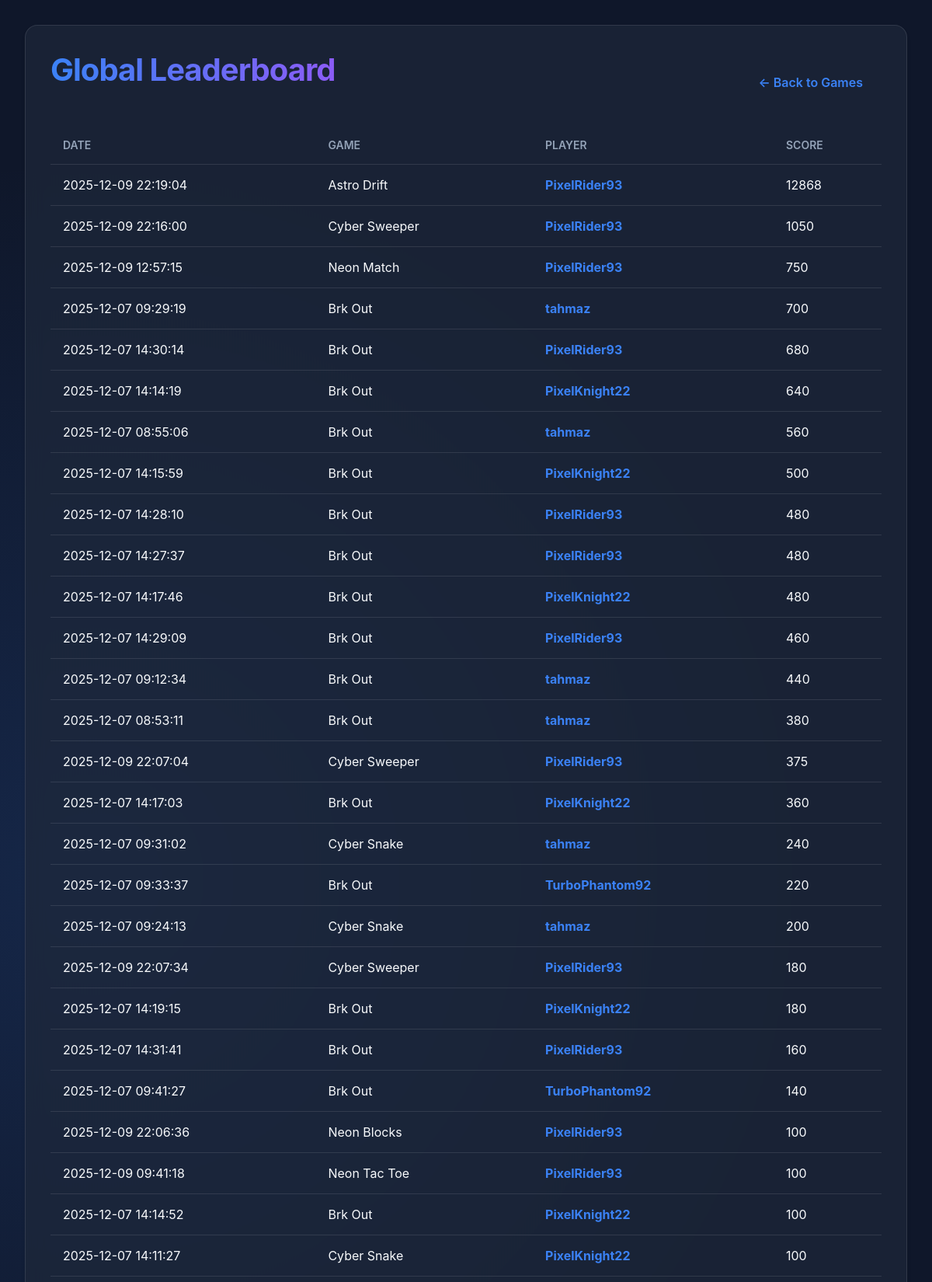
/scores (upper part), run on the app's committed database.
### tables this page shows
CREATE TABLE scores (
            id INTEGER PRIMARY KEY AUTOINCREMENT,
            game_id TEXT NOT NULL,
            player_name TEXT NOT NULL,
            score INTEGER NOT NULL,
            ip_address TEXT,
            timestamp DATETIME DEFAULT CURRENT_TIMESTAMP
        );

### app.py (the view)
@app.route('/scores')
def view_scores():
    scores = database.get_all_scores(limit=100)
    return render_template('scores.html', scores=scores)

### database.py (called while the page is built)
def get_all_scores(limit=100):
    conn = sqlite3.connect(DB_NAME)
    c = conn.cursor()
    c.execute("SELECT game_id, player_name, score, timestamp FROM scores ORDER BY score DESC, timestamp DESC LIMIT ?", (limit,))
    rows = c.fetchall()
    conn.close()
    return rows

### templates/scores.html (shortened to what this page needs)
{% extends "base.html" %}
{% block content %}
<div class="glass-card">
    <div style="display: flex; justify-content: space-between; align-items: center;">
        <h1>Global Leaderboard</h1>
        <a href="{{ url_for('home') }}" class="btn">&larr; Back to Games</a>
    </div>
    <table>
        <thead>
            <tr>
                <th>Date</th>
                <th>Game</th>
                <th>Player</th>
                <th>Score</th>
            </tr>
        </thead>
        <tbody>
            {% for row in scores %}
            <tr>
                <td>{{ row[3] }}</td>
                <td style="text-transform: capitalize;">{{ row[0]|replace('-', ' ') }}</td>
                <td style="font-weight: bold; color: var(--primary-color);">{{ row[1] }}</td>
                <td>{{ row[2] }}</td>
            </tr>
            {% else %}
            <tr>
                <td colspan="4" style="text-align: center; color: var(--text-muted);">No scores yet. Be the first!</td>
            </tr>
            {% endfor %}
        </tbody>
    </table>
</div>
{% endblock %}

### static/style.css (style rules this page uses)
:root { --bg-color: #0f172a; --card-bg: rgba(30, 41, 59, 0.7); --primary-color: #3b82f6; --accent-color: #8b5cf6; --text-color: #f8fafc; --text-muted: #94a3b8; --glass-border: 1px solid rgba(255, 255, 255, 0.1); --font-family: 'Inter', system-ui, -apple-system, sans-serif; }
body { margin: 0; padding: 0; font-family: var(--font-family); background-color: var(--bg-color); color: var(--text-color); background-image: radial-gradient(circle at 10% 20%, rgba(59, 130, 246, 0.15) 0%, transparent 20%), radial-gradient(circle at 90% 80%, rgba(139, 92, 246, 0.15) 0%, transparent 20%); min-height: 100vh; display: flex; flex-direction: column; }
a { color: var(--primary-color); text-decoration: none; transition: color 0.3s; }
.glass-card { background: var(--card-bg); backdrop-filter: blur(12px); -webkit-backdrop-filter: blur(12px); border: var(--glass-border); border-radius: 1rem; padding: 2rem; box-shadow: 0 4px 6px -1px rgba(0, 0, 0, 0.1), 0 2px 4px -1px rgba(0, 0, 0, 0.06); }
h1, h2, h3 { margin-top: 0; font-weight: 700; letter-spacing: -0.025em; }
h1 { font-size: 2.5rem; background: linear-gradient(to right, var(--primary-color), var(--accent-color)); -webkit-background-clip: text; -webkit-text-fill-color: transparent; margin-bottom: 2rem; }
.btn { display: inline-block; padding: 0.75rem 1.5rem; border-radius: 0.5rem; font-weight: 600; border: none; cursor: pointer; transition: all 0.3s ease; text-align: center; }
table { width: 100%; border-collapse: collapse; margin-top: 1rem; }
th, td { text-align: left; padding: 1rem; border-bottom: var(--glass-border); }
th { color: var(--text-muted); font-weight: 600; text-transform: uppercase; font-size: 0.875rem; }

### data on the page
scores: timestamp "2025-12-09 22:19:04", row "Astro Drift", player_name "PixelRider93", score "12868"
scores: timestamp "2025-12-09 22:16:00", row "Cyber Sweeper", player_name "PixelRider93", score "1050"
scores: timestamp "2025-12-09 12:57:15", row "Neon Match", player_name "PixelRider93", score "750"
scores: timestamp "2025-12-07 09:29:19", row "Brk Out", player_name "tahmaz", score "700"
scores: timestamp "2025-12-07 14:30:14", row "Brk Out", player_name "PixelRider93", score "680"
scores: timestamp "2025-12-07 14:14:19", row "Brk Out", player_name "PixelKnight22", score "640"
scores: timestamp "2025-12-07 08:55:06", row "Brk Out", player_name "tahmaz", score "560"
scores: timestamp "2025-12-07 14:15:59", row "Brk Out", player_name "PixelKnight22", score "500"
scores: timestamp "2025-12-07 14:28:10", row "Brk Out", player_name "PixelRider93", score "480"
scores: timestamp "2025-12-07 14:27:37", row "Brk Out", player_name "PixelRider93", score "480"
scores: timestamp "2025-12-07 14:17:46", row "Brk Out", player_name "PixelKnight22", score "480"
scores: timestamp "2025-12-07 14:29:09", row "Brk Out", player_name "PixelRider93", score "460"
scores: timestamp "2025-12-07 09:12:34", row "Brk Out", player_name "tahmaz", score "440"
scores: timestamp "2025-12-07 08:53:11", row "Brk Out", player_name "tahmaz", score "380"
scores: timestamp "2025-12-09 22:07:04", row "Cyber Sweeper", player_name "PixelRider93", score "375"
scores: timestamp "2025-12-07 14:17:03", row "Brk Out", player_name "PixelKnight22", score "360"
scores: timestamp "2025-12-07 09:31:02", row "Cyber Snake", player_name "tahmaz", score "240"
scores: timestamp "2025-12-07 09:33:37", row "Brk Out", player_name "TurboPhantom92", score "220"
scores: timestamp "2025-12-07 09:24:13", row "Cyber Snake", player_name "tahmaz", score "200"
scores: timestamp "2025-12-09 22:07:34", row "Cyber Sweeper", player_name "PixelRider93", score "180"
scores: timestamp "2025-12-07 14:19:15", row "Brk Out", player_name "PixelKnight22", score "180"
scores: timestamp "2025-12-07 14:31:41", row "Brk Out", player_name "PixelRider93", score "160"
scores: timestamp "2025-12-07 09:41:27", row "Brk Out", player_name "TurboPhantom92", score "140"
scores: timestamp "2025-12-09 22:06:36", row "Neon Blocks", player_name "PixelRider93", score "100"
scores: timestamp "2025-12-09 09:41:18", row "Neon Tac Toe", player_name "PixelRider93", score "100"
scores: timestamp "2025-12-07 14:14:52", row "Brk Out", player_name "PixelKnight22", score "100"
scores: timestamp "2025-12-07 14:11:27", row "Cyber Snake", player_name "PixelKnight22", score "100"
